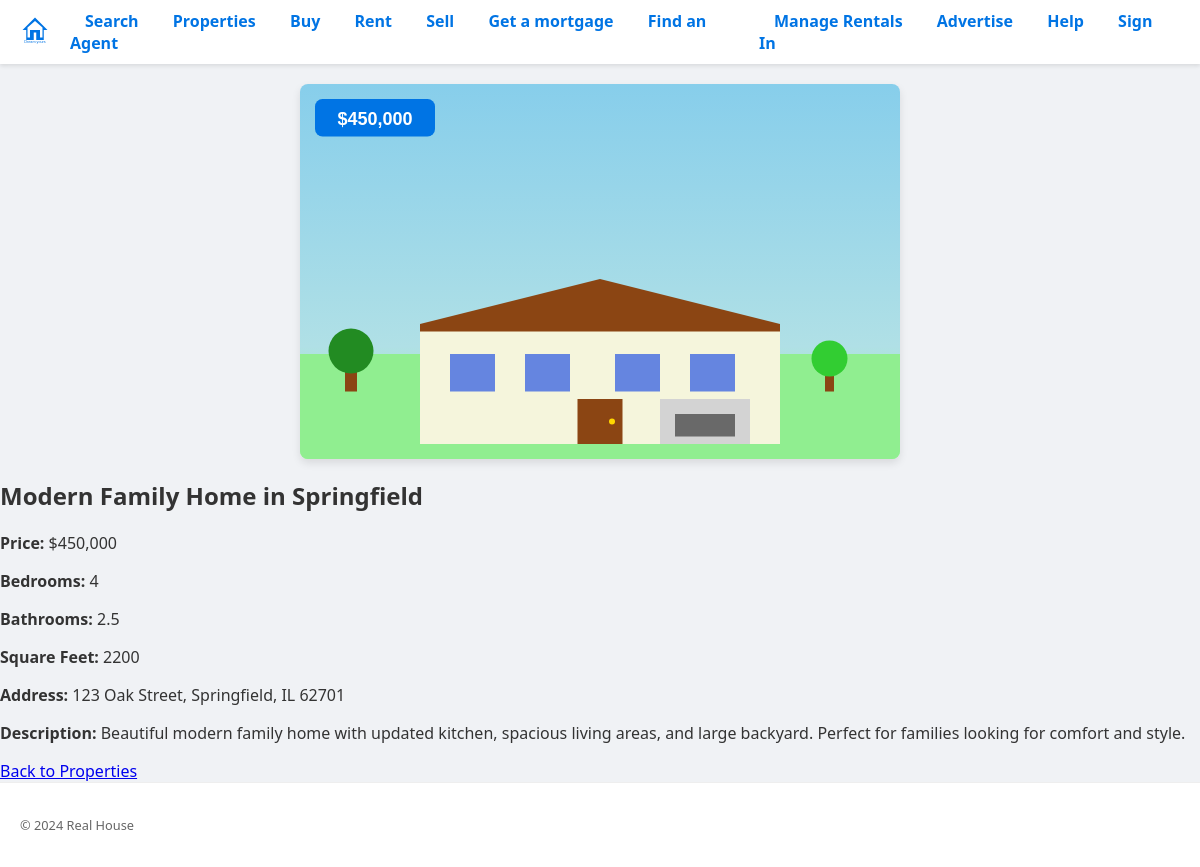
Screenshot of /properties/1 with the database file from the repository.
### app/models/property.py (models this page shows)
class Property(Base):
    __tablename__ = "properties"
    id = Column(Integer, primary_key=True, index=True)
    title = Column(String, index=True)
    price = Column(Float)
    bedrooms = Column(Integer)
    bathrooms = Column(Float)
    sqft = Column(Integer)
    address = Column(String)
    city = Column(String)
    state = Column(String)
    zip_code = Column(String)
    description = Column(Text)
    photo_url = Column(String)
    latitude = Column(Float, nullable=True)  # For map integration
    longitude = Column(Float, nullable=True)  # For map integration
    property_type = Column(String, default="house")  # house, condo, townhouse, etc.
    listing_type = Column(String, default="sale")  # sale, rent

### app/routes/properties.py (the view)
@router.get("/properties/{property_id}")
def property_detail(property_id: int, request: Request, db: Session = Depends(get_db)):
    property = crud_property.get_property(db, property_id)
    if not property:
        return RedirectResponse("/properties")
    return templates.TemplateResponse("property/detail.html", {"request": request, "property": property})

### app/templates/property/detail.html (shortened to what this page needs)
{% extends "base.html" %}
{% block content %}
<div class="property-detail">
    <img src="{{ property.photo_url or '/static/images/placeholder-home.jpg' }}" alt="Property image">
    <h2>{{ property.title }}</h2>
    <p><strong>Price:</strong> ${{ '{:,.0f}'.format(property.price) }}</p>
    <p><strong>Bedrooms:</strong> {{ property.bedrooms }}</p>
    <p><strong>Bathrooms:</strong> {{ property.bathrooms }}</p>
    <p><strong>Square Feet:</strong> {{ property.sqft }}</p>
    <p><strong>Address:</strong> {{ property.address }}, {{ property.city }}, {{ property.state }} {{ property.zip_code }}</p>
    <p><strong>Description:</strong> {{ property.description }}</p>
    <a href="/properties">Back to Properties</a>
</div>
{% endblock %}

### app/static/css/styles.css (style rules this page uses)
* { box-sizing: border-box; }
body { font-family: 'Segoe UI', Tahoma, Geneva, Verdana, sans-serif; margin: 0; padding: 0; background-color: #f0f2f5; color: #333; overflow-x: hidden; }
.property-detail img { width: 100%; max-width: 600px; height: auto; border-radius: 8px; display: block; margin: 20px auto; box-shadow: 0 4px 8px rgba(0,0,0,0.1); }

### rows the page displays
Property: photo_url (picture), title "Modern Family Home in Springfield", price "450,000", bedrooms "4", bathrooms "2.5", sqft "2200", address "123 Oak Street", city "Springfield", state "IL", zip_code "62701", description "Beautiful modern family home with updated kitchen, spacious living areas, and large backyard. Perfect for families looking for comfort and style."
